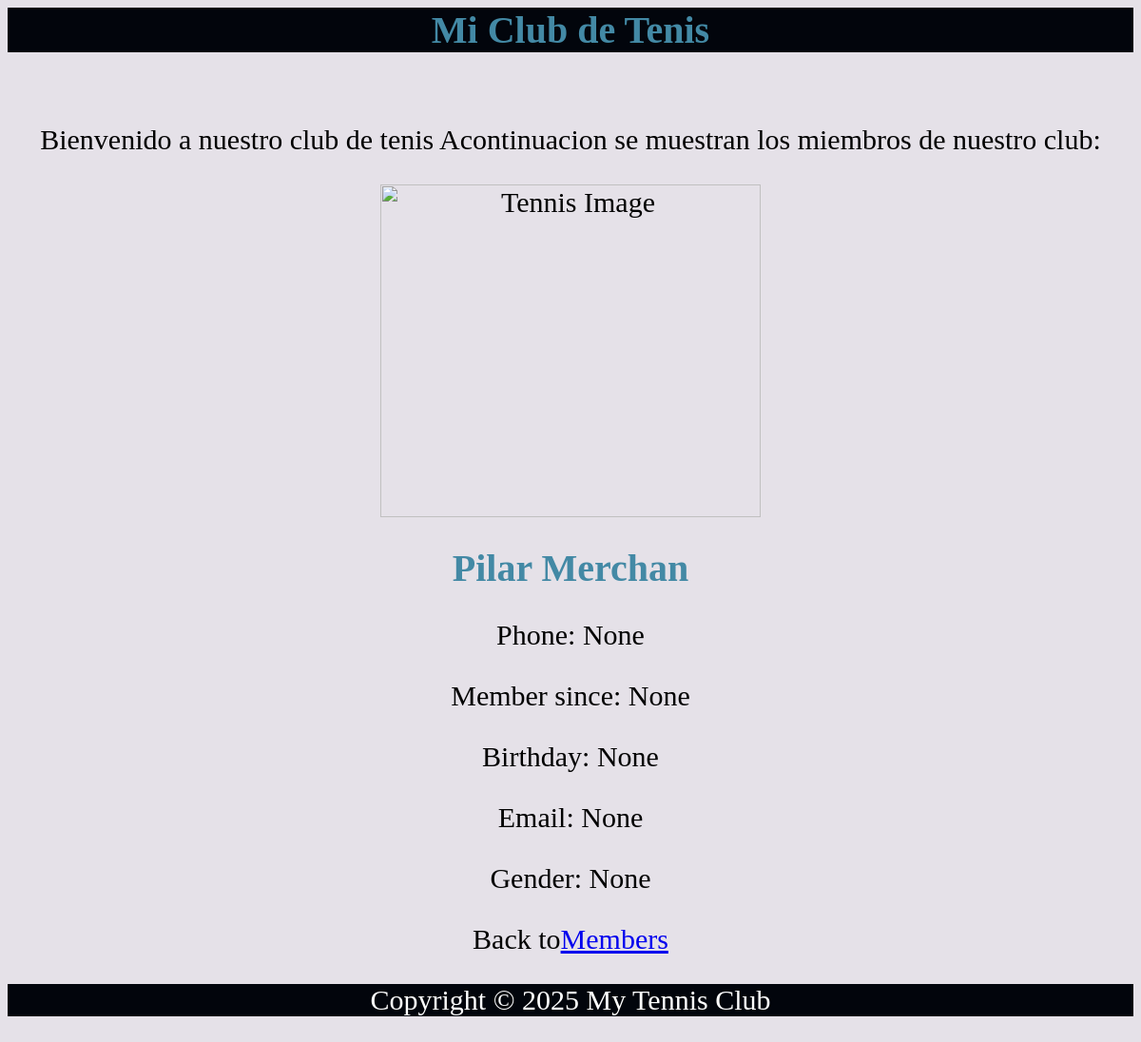
Before: /members/details/7/ with the older database file.
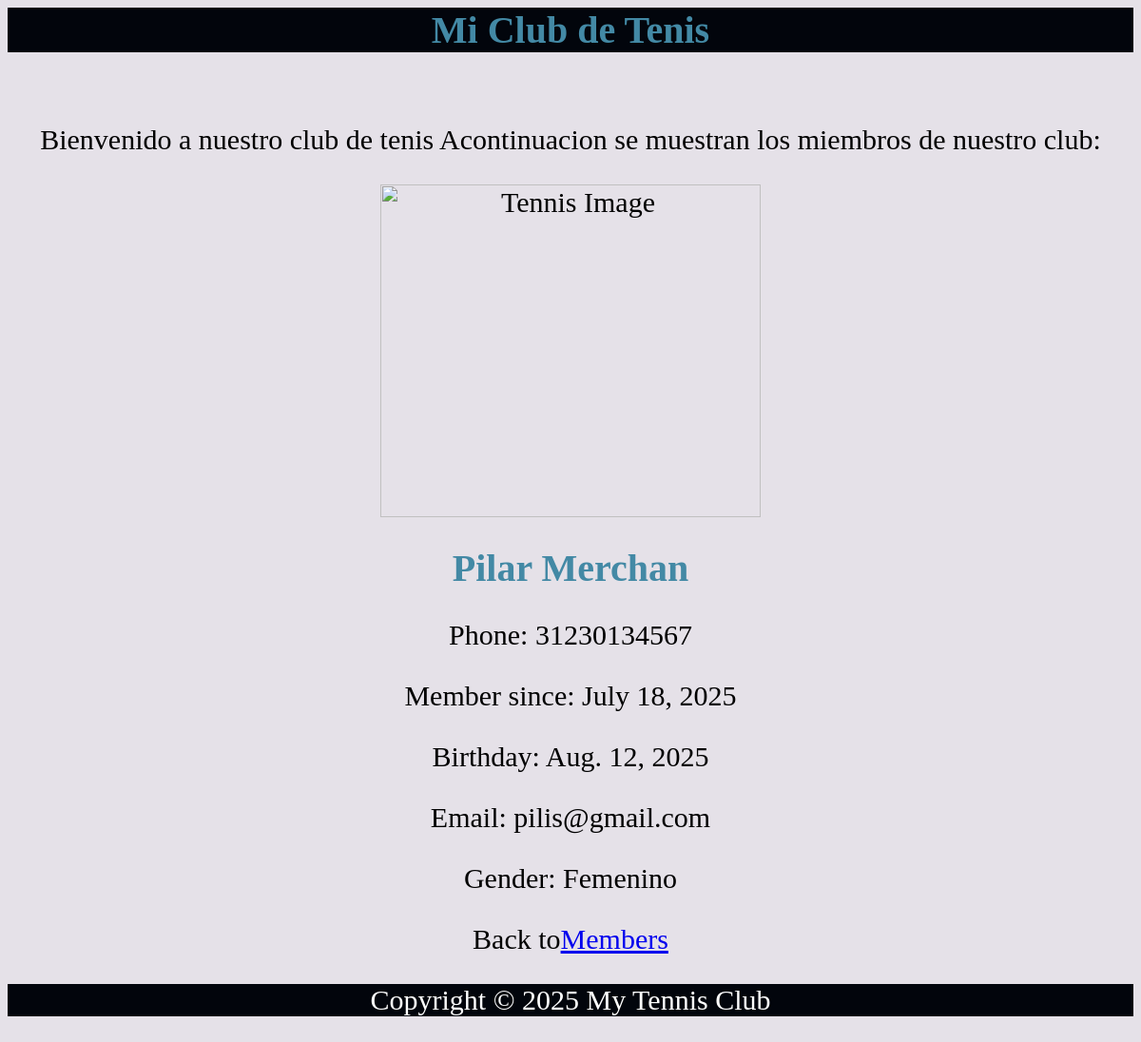
After: the same page with the newer database file.
### members/models.py (models this page shows, shortened)
class Member(models.Model):
    firstname = models.CharField(max_length=255)
    lastname = models.CharField(max_length=255)
    phone =models.IntegerField(null=True)
    joined_date = models.DateField(null=True)
    gender=models.CharField(max_length=255,null=True)
    birthday=models.DateField(null=True)
    email=models.EmailField(max_length=255,null=True)

### members/views.py (the view)
# urls.py: path('members/details/<int:id>/', views.details, name='details'),
def details(request, id):
    mymember = Member.objects.get(id=id)
    template = loader.get_template('details.html')
    context = {
        'mymember': mymember,
    }
    return HttpResponse(template.render(context, request))

### members/templates/details.html (shortened to what this page needs)
{% extends "master.html" %}
{% block content %}
<h1>{{ mymember.firstname }} {{ mymember.lastname }}</h1>
<p>Phone: {{ mymember.phone }}</p>
<p>Member since: {{ mymember.joined_date }}</p>
<P>Birthday: {{ mymember.birthday }}</P>
<p>Email: {{ mymember.email }}</p>
<p>Gender: {{ mymember.gender }}</p>
<p>Back to<a href="/members">Members</a></p>
{% endblock %}

Changed rows visible on the page:
changed Member "Pilar": phone "None" → "31230134567"; joined_date "None" → "July 18, 2025"; birthday "None" → "Aug. 12, 2025"; email "None" → "pilis@gmail.com"; gender "None" → "Femenino"
